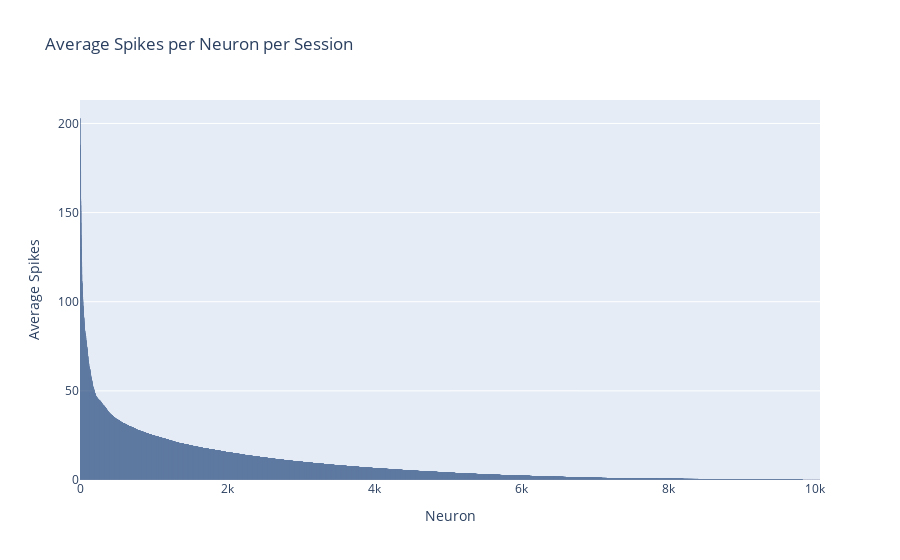

The notebook cell this image was saved under:
### Code cell
# Bar plot of avg_spikes, ranked in descending order
avg_spikes = np.sort(avg_spikes)[::-1]
fig = go.Figure(data=[go.Bar(x=np.arange(len(avg_spikes)), y=avg_spikes)])
fig.update_traces(marker_color='rgb(158,202,225)', marker_line_color='rgb(8,48,107)', marker_line_width=1.5,
                  opacity=0.6)
fig.update_layout(title='Average Spikes per Neuron per Session', xaxis_title='Neuron', yaxis_title='Average Spikes')
fig.show()

### Figure 1 — Plotly figure (JSON) as saved in the notebook; plotly's stock layout.template omitted (floating-point values rounded to 4 significant figures; data arrays with more than 128 entries replaced by an {"elided": "..."} marker saying what was removed)
{"data": [{"marker": {"color": "rgb(158,202,225)", "line": {"color": "rgb(8,48,107)", "width": 1.5}}, "opacity": 0.6, "type": "bar", "x": {"elided": "10065 int values"}, "y": {"elided": "10065 float values"}}], "layout": {"title": {"text": "Average Spikes per Neuron per Session"}, "xaxis": {"title": {"text": "Neuron"}}, "yaxis": {"title": {"text": "Average Spikes"}}}}
